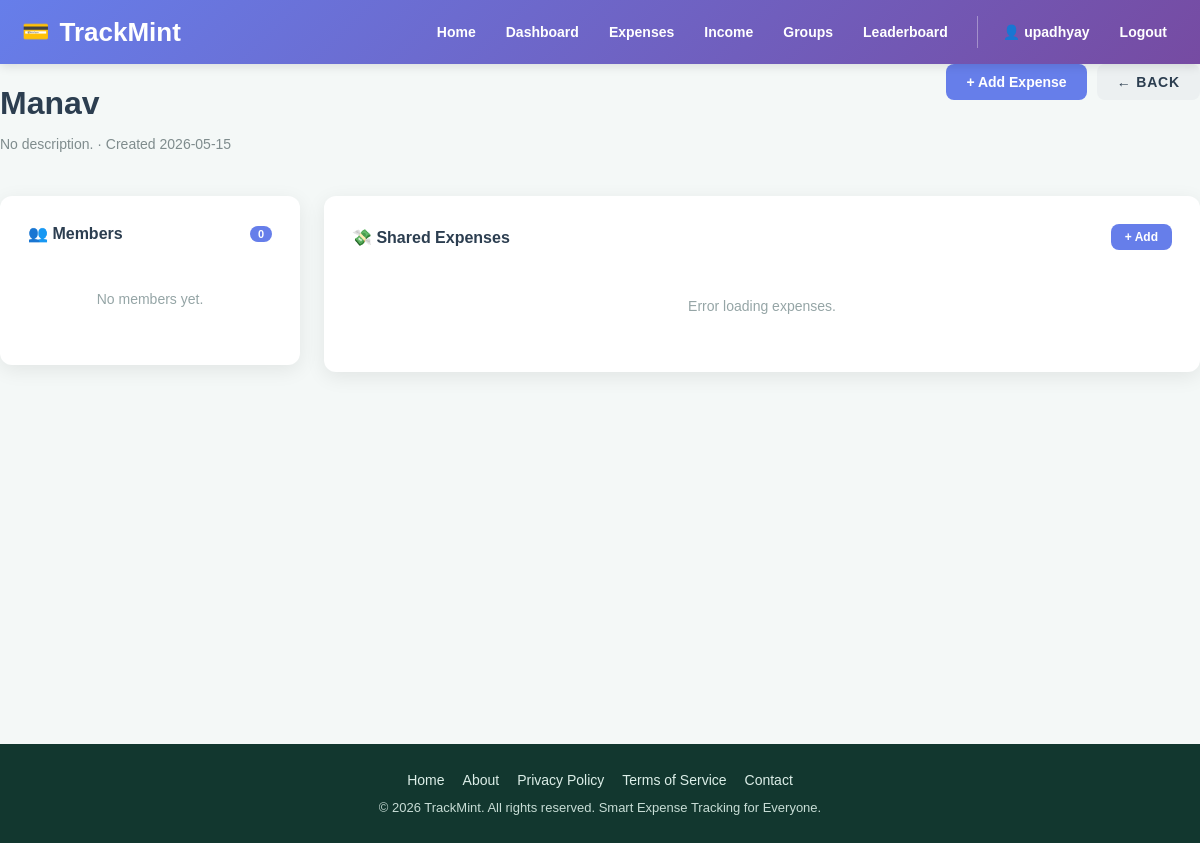
/groups/2 (signed in), run on an earlier commit of the app's database.
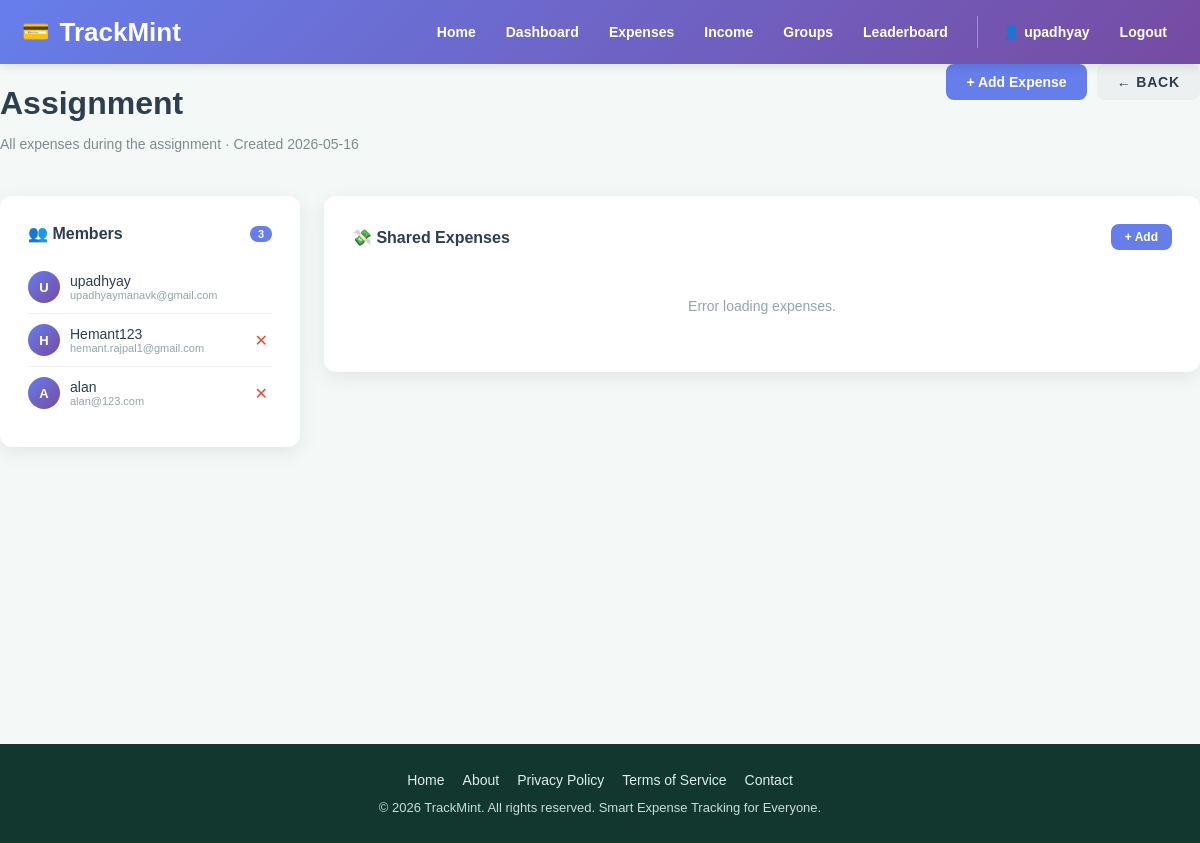
And on a later commit of the database.
### app/models.py (models this page shows, shortened)
class Group(db.Model):
    __tablename__ = "groups"
    id = db.Column(db.Integer, primary_key=True)
    creator_id = db.Column(db.Integer, db.ForeignKey("users.id"), nullable=False)
    name = db.Column(db.String(100), nullable=False)
    description = db.Column(db.Text, nullable=True)
    created_at = db.Column(db.DateTime, default=datetime.utcnow, nullable=False)
    creator = db.relationship("User", backref="groups")
    members = db.relationship(
        "GroupMember",
        backref="group",
        cascade="all, delete-orphan",
        lazy=True
    )

class GroupMember(db.Model):
    __tablename__ = "group_members"
    id = db.Column(db.Integer, primary_key=True)
    group_id = db.Column(db.Integer, db.ForeignKey("groups.id", ondelete="CASCADE"), nullable=False)
    user_id = db.Column(db.Integer, db.ForeignKey("users.id", ondelete="SET NULL"), nullable=True)
    identifier = db.Column(db.String(120), nullable=False)
    added_at = db.Column(db.DateTime, default=datetime.utcnow, nullable=False)
    user = db.relationship("User", foreign_keys=[user_id])
    splits = db.relationship("ExpenseSplit", backref="member", cascade="all, delete-orphan", lazy=True)

class User(UserMixin, db.Model):
    __tablename__ = "users"
    id = db.Column(db.Integer, primary_key=True)
    username = db.Column(db.String(80), unique=True, nullable=False, index=True)
    email = db.Column(db.String(120), unique=True, nullable=False, index=True)
    password_hash = db.Column(db.String(255), nullable=False)
    created_at = db.Column(db.DateTime, default=datetime.utcnow, nullable=False)
    total_points = db.Column(db.Integer, default=0, nullable=False)
    current_streak = db.Column(db.Integer, default=0, nullable=False)
    last_upload_date = db.Column(db.Date, nullable=True)
    receipts = db.relationship(
        "Receipt",
        back_populates="user",
        cascade="all, delete-orphan",
        lazy=True
    )
    incomes = db.relationship(
        "Income",
        back_populates="user",
        cascade="all, delete-orphan",
        lazy=True
    )

### app/groups/routes.py (the view)
@groups_bp.route("/<int:group_id>")
@login_required
def group_detail(group_id):
    group = Group.query.filter_by(id=group_id).first()
    if not group:
        return render_template("groups/detail.html", page_title="Group Detail", group=None)
    is_member = GroupMember.query.filter_by(group_id=group_id, user_id=current_user.id).first()
    if group.creator_id != current_user.id and not is_member:
        return render_template("groups/detail.html", page_title="Group Detail", group=None)
    return render_template("groups/detail.html", page_title="Group Detail", heading=group.name, group=group)

### app/__init__.py (called while the page is built)
def register_login_loader():
    @login_manager.user_loader
    def load_user(user_id):
        from app.models import User
        return db.session.get(User, int(user_id))

### app/templates/groups/detail.html (shortened to what this page needs)
{% extends "base.html" %}
{% block content %}
{% if not group %}
<div class="page-header">
    <div><h1>Group Not Found</h1><p>This group does not exist.</p></div>
    <a href="/groups" class="btn btn-secondary">← Back</a>
</div>
{% else %}
<div class="page-header">
    <div>
        <h1>{{ group.name }}</h1>
        <p>{{ group.description or 'No description.' }} · Created {{ group.created_at.strftime('%Y-%m-%d') }}</p>
    </div>
    <div class="header-actions">
        <button class="btn" onclick="openAddExpenseModal()">+ Add Expense</button>
        <a href="/groups" class="btn btn-secondary">← Back</a>
    </div>
</div>
<div class="content-grid">
    <div class="card">
        <div class="card-title">
            <span>👥 Members</span>
            <span class="badge">{{ group.members | length }}</span>
        </div>
        {% if group.members %}
        <ul class="member-list">
            {% for member in group.members %}
            <li class="member-item">
                <div class="member-avatar">{{ member.identifier[0].upper() }}</div>
                <div style="flex:1;">
                    <div>{{ member.identifier }}</div>
                    {% if member.user %}<div style="font-size:11px;color:#95a5a6;">{{ member.user.email }}</div>{% endif %}
                </div>
                {% if group.creator_id == current_user.id and member.user_id != current_user.id %}
                <button onclick="removeMember({{ member.id }}, '{{ member.identifier|e }}')"
                    style="background:none;border:none;color:#e74c3c;cursor:pointer;font-size:16px;padding:4px;" title="Remove member">✕</button>
                {% endif %}
            </li>
            {% endfor %}
        </ul>
        {% else %}
        <div class="empty-state">No members yet.</div>
        {% endif %}
    </div>
    <div class="card">
        <div class="card-title">
            <span>💸 Shared Expenses</span>
            <button class="btn" style="font-size:12px;padding:6px 14px;" onclick="openAddExpenseModal()">+ Add</button>
        </div>
        <div id="expensesContainer"><div class="loading">Loading…</div></div>
    </div>
</div>
{% endif %}
{% endblock %}

What changed in the data, as far as the page shows it:
changed Group: name "Manav" → "Assignment"; description "No description." → "All expenses during the assignment"; created_at "2026-05-15" → "2026-05-16"
now on this page (row edited): GroupMember: identifier "U", identifier "upadhyay", user.email "upadhyaymanavk@gmail.com"
now on this page (row edited): GroupMember: identifier "H", identifier "Hemant123", user.email "hemant.rajpal1@gmail.com"
added GroupMember: identifier "A", identifier "alan", user.email "alan@123.com"
Also different on the page:
{{ group.members | length }}: "0" → "3"
text no longer shown: "No members yet."
